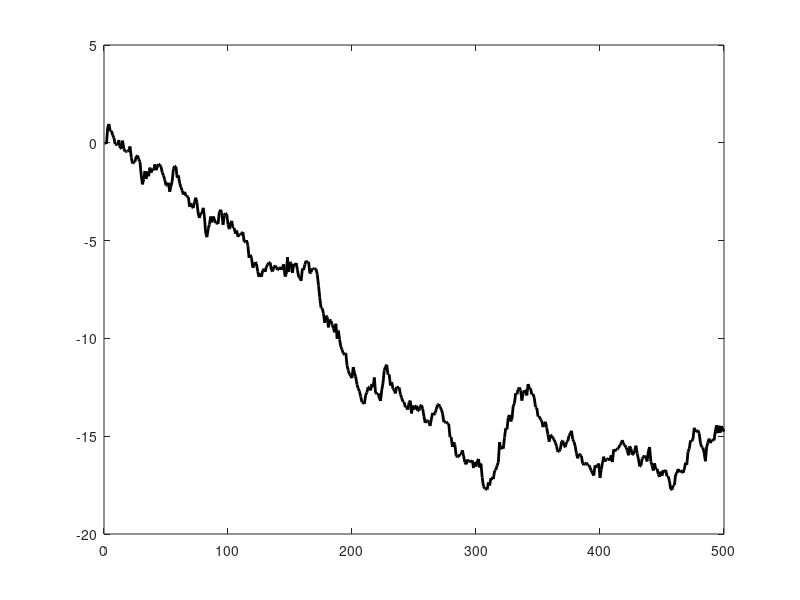
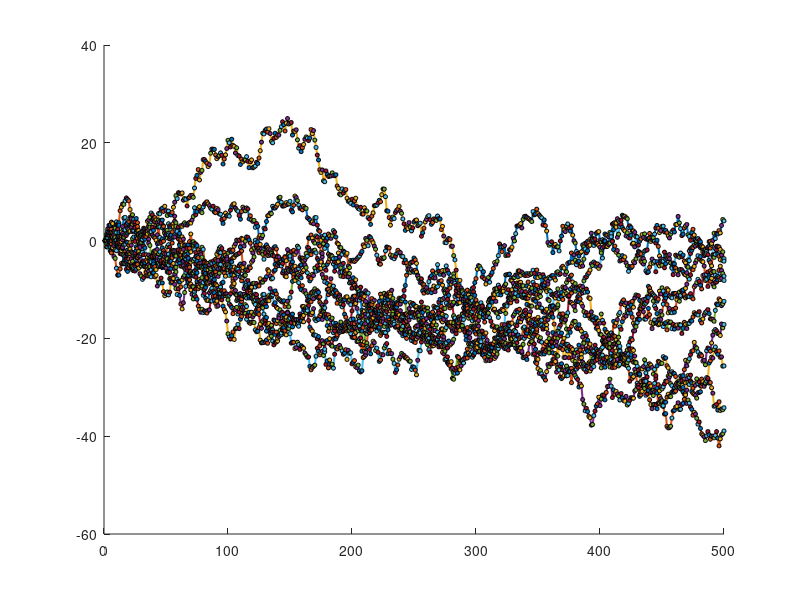

These figures' MATLAB source, in order:
%{
%Copyright (c) 2024 Hilton-Marques <https://my.github.com/Hilton-Marques>
%
%Created Date: Saturday, February 24th 2024, 11:05:14 pm
%Author: Hilton-Marques
%
%Description: Gaussian Walk implementation following Owen(2013,ch6,pg6)
%HISTORY:
%Date      	By	Comments
%----------	---	----------------------------------------------------------
%}

clc;
clear all;
close all;


%Parameters
n = 500; %Number of steps
x = 0; %Initial position
z_std = 1; %Standard deviation of the noise
z_mean = 0; %Mean of the noise
m = 10; %realizations
y = zeros(m, n); %sample path of the process or realization

%Generate the sample path
y(:,1) = x;
t = 1:n;
for i = 1:m
    for j = 1:n-1
        y(i, j+1) = y(i, j) + normrnd(z_mean,z_std);
    end
end

%Plot the sample path
figure
hold on
plot(repmat(t,m,1)', y', '-o','MarkerFaceColor',"auto",'LineWidth',1.5,'markersize',3,'MarkerEdgeColor','none');
h= plot(repmat(t,m,1), y, 'o','MarkerFaceColor',"auto","markersize",3, 'MarkerEdgeColor', 'black');
set(h, {'MarkerFaceColor'}, get(h,'Color'));
%set(h, {'MarkerEdgeColor'}, 'black');

means = mean(y')
mean(y)
figure
plot(t, mean(y), 'color', 'black', 'linewidth',2)
exportgraphics(gcf,'GaussianWalk.png','Resolution',300);
